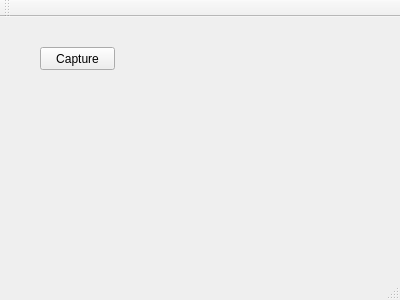
<?xml version="1.0" encoding="UTF-8"?>
<ui version="4.0">
 <class>MainWindow</class>
 <widget class="QMainWindow" name="MainWindow">
  <property name="geometry">
   <rect>
    <x>0</x>
    <y>0</y>
    <width>400</width>
    <height>300</height>
   </rect>
  </property>
  <property name="windowTitle">
   <string>MainWindow</string>
  </property>
  <widget class="QWidget" name="centralWidget">
   <widget class="QPushButton" name="capture_pushButton">
    <property name="geometry">
     <rect>
      <x>40</x>
      <y>30</y>
      <width>75</width>
      <height>23</height>
     </rect>
    </property>
    <property name="text">
     <string>Capture</string>
    </property>
   </widget>
  </widget>
  <widget class="QMenuBar" name="menuBar">
   <property name="geometry">
    <rect>
     <x>0</x>
     <y>0</y>
     <width>400</width>
     <height>21</height>
    </rect>
   </property>
  </widget>
  <widget class="QToolBar" name="mainToolBar">
   <attribute name="toolBarArea">
    <enum>TopToolBarArea</enum>
   </attribute>
   <attribute name="toolBarBreak">
    <bool>false</bool>
   </attribute>
  </widget>
  <widget class="QStatusBar" name="statusBar"/>
 </widget>
 <layoutdefault spacing="6" margin="11"/>
 <resources/>
 <connections/>
</ui>
